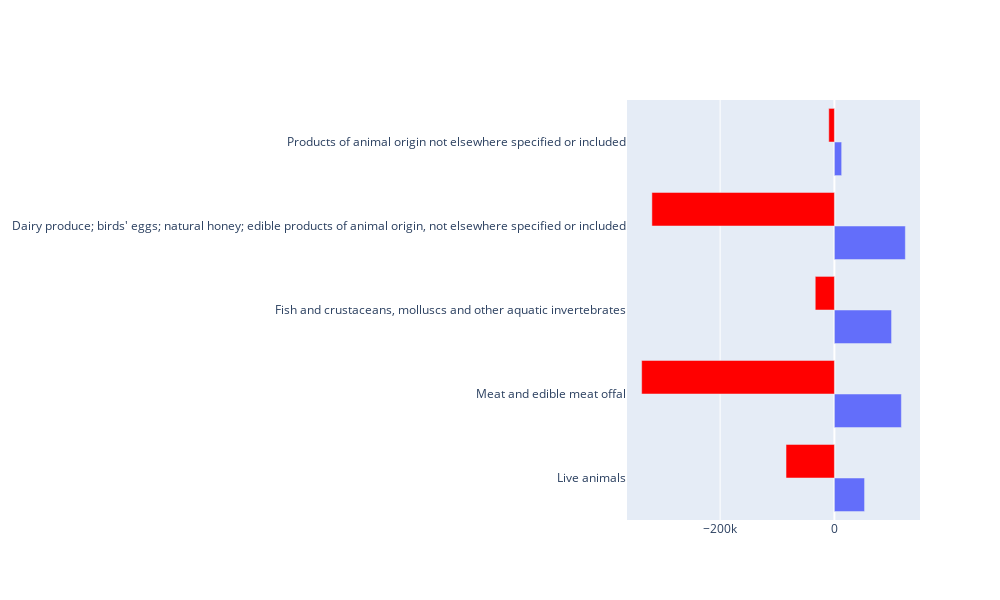

This figure's notebook cell:
### Code cell
fig3 = go.Figure(data=fig_i.data + fig_e.data)
fig3.update_layout(
    autosize=False,
    width=1000,
    height=600
#     margin=dict(
#         l=50,
#         r=50,
#         b=100,
#         t=100,
#         pad=4
#     ),
#     paper_bgcolor="LightSteelBlue",
)
fig3.show()

### Figure 1 — Plotly figure (JSON) as saved in the notebook; plotly's stock layout.template omitted (floating-point values rounded to 4 significant figures)
{"data": [{"alignmentgroup": "True", "hovertemplate": "x=%{x}<br>y=%{y}<extra></extra>", "legendgroup": "", "marker": {"color": "#636efa", "pattern": {"shape": ""}}, "name": "", "offsetgroup": "", "orientation": "h", "showlegend": false, "textposition": "auto", "type": "bar", "x": [52812, 117214, 100036, 124170, 12710], "xaxis": "x", "y": ["Live animals", "Meat and edible meat offal", "Fish and crustaceans, molluscs and other aquatic invertebrates", "Dairy produce; birds' eggs; natural honey; edible products of animal origin, not elsewhere specified or included", "Products of animal origin not elsewhere specified or included"], "yaxis": "y"}, {"alignmentgroup": "True", "hovertemplate": "x=%{x}<br>y=%{y}<extra></extra>", "legendgroup": "", "marker": {"color": "red", "pattern": {"shape": ""}}, "name": "", "offsetgroup": "", "orientation": "h", "showlegend": false, "textposition": "auto", "type": "bar", "x": [-84649, -337309, -33520, -319386, -9851], "xaxis": "x", "y": ["Live animals", "Meat and edible meat offal", "Fish and crustaceans, molluscs and other aquatic invertebrates", "Dairy produce; birds' eggs; natural honey; edible products of animal origin, not elsewhere specified or included", "Products of animal origin not elsewhere specified or included"], "yaxis": "y"}], "layout": {"autosize": false, "height": 600, "width": 1000}}
